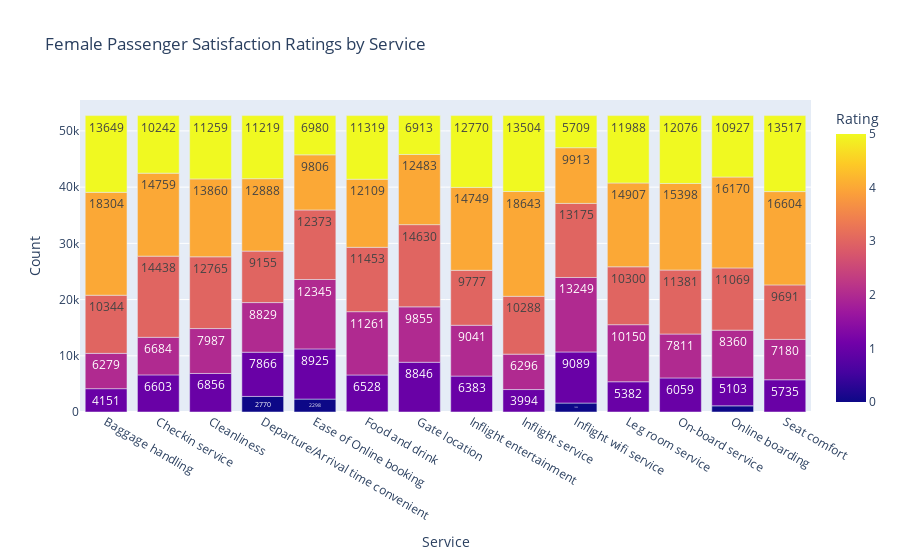
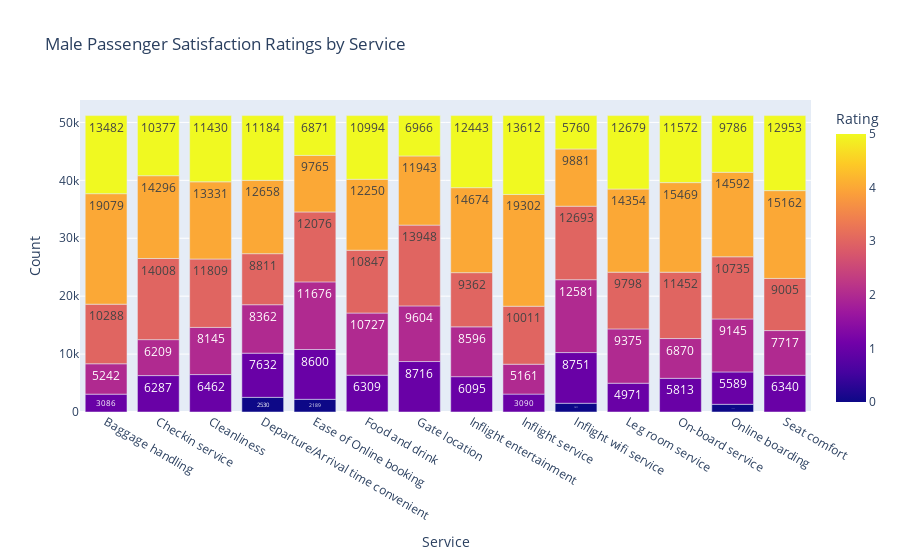

Notebook source saved alongside these figures, in order:
### Markdown cell above
### By Gender

### Code cell
# Prepare the data by melting the DataFrame
melted_data = df.melt(id_vars='Gender', value_vars=int8_cols, var_name='Service', value_name='Rating')

# Count the number of each rating for each service
count_data = melted_data.groupby(['Service', 'Rating', 'Gender']).size().reset_index(name='Count')

# Create separate DataFrames for male and female passengers
female_count_data = count_data[count_data['Gender'] == 'Female']
male_count_data = count_data[count_data['Gender'] == 'Male']

# Create a stacked bar chart for female passengers
fig_female = px.bar(female_count_data, x='Service', y='Count', color='Rating', text='Count', title="Female Passenger Satisfaction Ratings by Service")
fig_female.update_layout(barmode='stack', xaxis_title="Service", yaxis_title="Count", legend_title="Rating")
fig_female.show()

# Create a stacked bar chart for male passengers
fig_male = px.bar(male_count_data, x='Service', y='Count', color='Rating', text='Count', title="Male Passenger Satisfaction Ratings by Service")
fig_male.update_layout(barmode='stack', xaxis_title="Service", yaxis_title="Count", legend_title="Rating")
fig_male.show()

### Figure 1 — Plotly figure (JSON) as saved in the notebook; plotly's stock layout.template omitted (floating-point values rounded to 4 significant figures)
{"data": [{"alignmentgroup": "True", "hovertemplate": "Service=%{x}<br>Count=%{text}<br>Rating=%{marker.color}<extra></extra>", "legendgroup": "", "marker": {"color": [0, 1, 2, 3, 4, 5, 0, 1, 2, 3, 4, 5, 0, 1, 2, 3, 4, 5, 0, 1, 2, 3, 4, 5, 0, 1, 2, 3, 4, 5, 0, 1, 2, 3, 4, 5, 0, 1, 2, 3, 4, 5, 0, 1, 2, 3, 4, 5, 0, 1, 2, 3, 4, 5, 0, 1, 2, 3, 4, 5, 0, 1, 2, 3, 4, 5, 0, 1, 2, 3, 4, 5, 0, 1, 2, 3, 4, 5, 0, 1, 2, 3, 4, 5], "coloraxis": "coloraxis", "pattern": {"shape": ""}}, "name": "", "offsetgroup": "", "orientation": "v", "showlegend": false, "text": [0, 4151, 6279, 10344, 18304, 13649, 1, 6603, 6684, 14438, 14759, 10242, 0, 6856, 7987, 12765, 13860, 11259, 2770, 7866, 8829, 9155, 12888, 11219, 2298, 8925, 12345, 12373, 9806, 6980, 57, 6528, 11261, 11453, 12109, 11319, 0, 8846, 9855, 14630, 12483, 6913, 7, 6383, 9041, 9777, 14749, 12770, 2, 3994, 6296, 10288, 18643, 13504, 1592, 9089, 13249, 13175, 9913, 5709, 0, 5382, 10150, 10300, 14907, 11988, 2, 6059, 7811, 11381, 15398, 12076, 1098, 5103, 8360, 11069, 16170, 10927, 0, 5735, 7180, 9691, 16604, 13517], "textposition": "auto", "type": "bar", "x": ["Baggage handling", "Baggage handling", "Baggage handling", "Baggage handling", "Baggage handling", "Baggage handling", "Checkin service", "Checkin service", "Checkin service", "Checkin service", "Checkin service", "Checkin service", "Cleanliness", "Cleanliness", "Cleanliness", "Cleanliness", "Cleanliness", "Cleanliness", "Departure/Arrival time convenient", "Departure/Arrival time convenient", "Departure/Arrival time convenient", "Departure/Arrival time convenient", "Departure/Arrival time convenient", "Departure/Arrival time convenient", "Ease of Online booking", "Ease of Online booking", "Ease of Online booking", "Ease of Online booking", "Ease of Online booking", "Ease of Online booking", "Food and drink", "Food and drink", "Food and drink", "Food and drink", "Food and drink", "Food and drink", "Gate location", "Gate location", "Gate location", "Gate location", "Gate location", "Gate location", "Inflight entertainment", "Inflight entertainment", "Inflight entertainment", "Inflight entertainment", "Inflight entertainment", "Inflight entertainment", "Inflight service", "Inflight service", "Inflight service", "Inflight service", "Inflight service", "Inflight service", "Inflight wifi service", "Inflight wifi service", "Inflight wifi service", "Inflight wifi service", "Inflight wifi service", "Inflight wifi service", "Leg room service", "Leg room service", "Leg room service", "Leg room service", "Leg room service", "Leg room service", "On-board service", "On-board service", "On-board service", "On-board service", "On-board service", "On-board service", "Online boarding", "Online boarding", "Online boarding", "Online boarding", "Online boarding", "Online boarding", "Seat comfort", "Seat comfort", "Seat comfort", "Seat comfort", "Seat comfort", "Seat comfort"], "xaxis": "x", "y": [0, 4151, 6279, 10344, 18304, 13649, 1, 6603, 6684, 14438, 14759, 10242, 0, 6856, 7987, 12765, 13860, 11259, 2770, 7866, 8829, 9155, 12888, 11219, 2298, 8925, 12345, 12373, 9806, 6980, 57, 6528, 11261, 11453, 12109, 11319, 0, 8846, 9855, 14630, 12483, 6913, 7, 6383, 9041, 9777, 14749, 12770, 2, 3994, 6296, 10288, 18643, 13504, 1592, 9089, 13249, 13175, 9913, 5709, 0, 5382, 10150, 10300, 14907, 11988, 2, 6059, 7811, 11381, 15398, 12076, 1098, 5103, 8360, 11069, 16170, 10927, 0, 5735, 7180, 9691, 16604, 13517], "yaxis": "y"}], "layout": {"barmode": "stack", "coloraxis": {"colorbar": {"title": {"text": "Rating"}}, "colorscale": [[0, "#0d0887"], [0.1111, "#46039f"], [0.2222, "#7201a8"], [0.3333, "#9c179e"], [0.4444, "#bd3786"], [0.5556, "#d8576b"], [0.6667, "#ed7953"], [0.7778, "#fb9f3a"], [0.8889, "#fdca26"], [1, "#f0f921"]]}, "legend": {"title": {"text": "Rating"}, "tracegroupgap": 0}, "title": {"text": "Female Passenger Satisfaction Ratings by Service"}, "xaxis": {"anchor": "y", "domain": [0, 1], "title": {"text": "Service"}}, "yaxis": {"anchor": "x", "domain": [0, 1], "title": {"text": "Count"}}}}

### Figure 2 — Plotly figure (JSON) as saved in the notebook; plotly's stock layout.template omitted (floating-point values rounded to 4 significant figures)
{"data": [{"alignmentgroup": "True", "hovertemplate": "Service=%{x}<br>Count=%{text}<br>Rating=%{marker.color}<extra></extra>", "legendgroup": "", "marker": {"color": [0, 1, 2, 3, 4, 5, 0, 1, 2, 3, 4, 5, 0, 1, 2, 3, 4, 5, 0, 1, 2, 3, 4, 5, 0, 1, 2, 3, 4, 5, 0, 1, 2, 3, 4, 5, 0, 1, 2, 3, 4, 5, 0, 1, 2, 3, 4, 5, 0, 1, 2, 3, 4, 5, 0, 1, 2, 3, 4, 5, 0, 1, 2, 3, 4, 5, 0, 1, 2, 3, 4, 5, 0, 1, 2, 3, 4, 5, 0, 1, 2, 3, 4, 5], "coloraxis": "coloraxis", "pattern": {"shape": ""}}, "name": "", "offsetgroup": "", "orientation": "v", "showlegend": false, "text": [0, 3086, 5242, 10288, 19079, 13482, 0, 6287, 6209, 14008, 14296, 10377, 0, 6462, 8145, 11809, 13331, 11430, 2530, 7632, 8362, 8811, 12658, 11184, 2189, 8600, 11676, 12076, 9765, 6871, 50, 6309, 10727, 10847, 12250, 10994, 0, 8716, 9604, 13948, 11943, 6966, 7, 6095, 8596, 9362, 14674, 12443, 1, 3090, 5161, 10011, 19302, 13612, 1511, 8751, 12581, 12693, 9881, 5760, 0, 4971, 9375, 9798, 14354, 12679, 1, 5813, 6870, 11452, 15469, 11572, 1330, 5589, 9145, 10735, 14592, 9786, 0, 6340, 7717, 9005, 15162, 12953], "textposition": "auto", "type": "bar", "x": ["Baggage handling", "Baggage handling", "Baggage handling", "Baggage handling", "Baggage handling", "Baggage handling", "Checkin service", "Checkin service", "Checkin service", "Checkin service", "Checkin service", "Checkin service", "Cleanliness", "Cleanliness", "Cleanliness", "Cleanliness", "Cleanliness", "Cleanliness", "Departure/Arrival time convenient", "Departure/Arrival time convenient", "Departure/Arrival time convenient", "Departure/Arrival time convenient", "Departure/Arrival time convenient", "Departure/Arrival time convenient", "Ease of Online booking", "Ease of Online booking", "Ease of Online booking", "Ease of Online booking", "Ease of Online booking", "Ease of Online booking", "Food and drink", "Food and drink", "Food and drink", "Food and drink", "Food and drink", "Food and drink", "Gate location", "Gate location", "Gate location", "Gate location", "Gate location", "Gate location", "Inflight entertainment", "Inflight entertainment", "Inflight entertainment", "Inflight entertainment", "Inflight entertainment", "Inflight entertainment", "Inflight service", "Inflight service", "Inflight service", "Inflight service", "Inflight service", "Inflight service", "Inflight wifi service", "Inflight wifi service", "Inflight wifi service", "Inflight wifi service", "Inflight wifi service", "Inflight wifi service", "Leg room service", "Leg room service", "Leg room service", "Leg room service", "Leg room service", "Leg room service", "On-board service", "On-board service", "On-board service", "On-board service", "On-board service", "On-board service", "Online boarding", "Online boarding", "Online boarding", "Online boarding", "Online boarding", "Online boarding", "Seat comfort", "Seat comfort", "Seat comfort", "Seat comfort", "Seat comfort", "Seat comfort"], "xaxis": "x", "y": [0, 3086, 5242, 10288, 19079, 13482, 0, 6287, 6209, 14008, 14296, 10377, 0, 6462, 8145, 11809, 13331, 11430, 2530, 7632, 8362, 8811, 12658, 11184, 2189, 8600, 11676, 12076, 9765, 6871, 50, 6309, 10727, 10847, 12250, 10994, 0, 8716, 9604, 13948, 11943, 6966, 7, 6095, 8596, 9362, 14674, 12443, 1, 3090, 5161, 10011, 19302, 13612, 1511, 8751, 12581, 12693, 9881, 5760, 0, 4971, 9375, 9798, 14354, 12679, 1, 5813, 6870, 11452, 15469, 11572, 1330, 5589, 9145, 10735, 14592, 9786, 0, 6340, 7717, 9005, 15162, 12953], "yaxis": "y"}], "layout": {"barmode": "stack", "coloraxis": {"colorbar": {"title": {"text": "Rating"}}, "colorscale": [[0, "#0d0887"], [0.1111, "#46039f"], [0.2222, "#7201a8"], [0.3333, "#9c179e"], [0.4444, "#bd3786"], [0.5556, "#d8576b"], [0.6667, "#ed7953"], [0.7778, "#fb9f3a"], [0.8889, "#fdca26"], [1, "#f0f921"]]}, "legend": {"title": {"text": "Rating"}, "tracegroupgap": 0}, "title": {"text": "Male Passenger Satisfaction Ratings by Service"}, "xaxis": {"anchor": "y", "domain": [0, 1], "title": {"text": "Service"}}, "yaxis": {"anchor": "x", "domain": [0, 1], "title": {"text": "Count"}}}}
